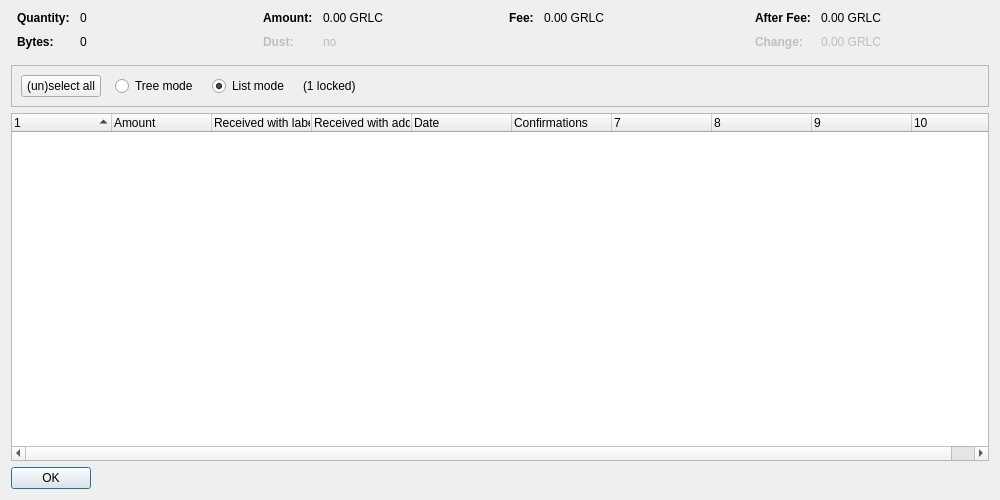
<?xml version="1.0" encoding="UTF-8"?>
<ui version="4.0">
 <class>CoinControlDialog</class>
 <widget class="QDialog" name="CoinControlDialog">
  <property name="geometry">
   <rect>
    <x>0</x>
    <y>0</y>
    <width>1000</width>
    <height>500</height>
   </rect>
  </property>
  <property name="windowTitle">
   <string>Coin Selection</string>
  </property>
  <layout class="QVBoxLayout" name="verticalLayout">
   <item>
    <layout class="QHBoxLayout" name="horizontalLayoutTop" stretch="0,0,0,0">
     <property name="topMargin">
      <number>0</number>
     </property>
     <property name="bottomMargin">
      <number>10</number>
     </property>
     <item>
      <layout class="QFormLayout" name="formLayoutCoinControl1">
       <property name="horizontalSpacing">
        <number>10</number>
       </property>
       <property name="verticalSpacing">
        <number>10</number>
       </property>
       <property name="leftMargin">
        <number>6</number>
       </property>
       <property name="rightMargin">
        <number>6</number>
       </property>
       <item row="0" column="0">
        <widget class="QLabel" name="labelCoinControlQuantityText">
         <property name="font">
          <font>
           <weight>75</weight>
           <bold>true</bold>
          </font>
         </property>
         <property name="text">
          <string>Quantity:</string>
         </property>
        </widget>
       </item>
       <item row="0" column="1">
        <widget class="QLabel" name="labelCoinControlQuantity">
         <property name="cursor">
          <cursorShape>IBeamCursor</cursorShape>
         </property>
         <property name="contextMenuPolicy">
          <enum>Qt::ActionsContextMenu</enum>
         </property>
         <property name="text">
          <string notr="true">0</string>
         </property>
         <property name="textInteractionFlags">
          <set>Qt::LinksAccessibleByMouse|Qt::TextSelectableByKeyboard|Qt::TextSelectableByMouse</set>
         </property>
        </widget>
       </item>
       <item row="1" column="0">
        <widget class="QLabel" name="labelCoinControlBytesText">
         <property name="font">
          <font>
           <weight>75</weight>
           <bold>true</bold>
          </font>
         </property>
         <property name="text">
          <string>Bytes:</string>
         </property>
        </widget>
       </item>
       <item row="1" column="1">
        <widget class="QLabel" name="labelCoinControlBytes">
         <property name="cursor">
          <cursorShape>IBeamCursor</cursorShape>
         </property>
         <property name="contextMenuPolicy">
          <enum>Qt::ActionsContextMenu</enum>
         </property>
         <property name="text">
          <string notr="true">0</string>
         </property>
         <property name="textInteractionFlags">
          <set>Qt::LinksAccessibleByMouse|Qt::TextSelectableByKeyboard|Qt::TextSelectableByMouse</set>
         </property>
        </widget>
       </item>
      </layout>
     </item>
     <item>
      <layout class="QFormLayout" name="formLayoutCoinControl2">
       <property name="horizontalSpacing">
        <number>10</number>
       </property>
       <property name="verticalSpacing">
        <number>10</number>
       </property>
       <property name="leftMargin">
        <number>6</number>
       </property>
       <property name="rightMargin">
        <number>6</number>
       </property>
       <item row="0" column="0">
        <widget class="QLabel" name="labelCoinControlAmountText">
         <property name="font">
          <font>
           <weight>75</weight>
           <bold>true</bold>
          </font>
         </property>
         <property name="text">
          <string>Amount:</string>
         </property>
        </widget>
       </item>
       <item row="0" column="1">
        <widget class="QLabel" name="labelCoinControlAmount">
         <property name="cursor">
          <cursorShape>IBeamCursor</cursorShape>
         </property>
         <property name="contextMenuPolicy">
          <enum>Qt::ActionsContextMenu</enum>
         </property>
         <property name="text">
          <string notr="true">0.00 GRLC</string>
         </property>
         <property name="textInteractionFlags">
          <set>Qt::LinksAccessibleByMouse|Qt::TextSelectableByKeyboard|Qt::TextSelectableByMouse</set>
         </property>
        </widget>
       </item>
       <item row="1" column="0">
        <widget class="QLabel" name="labelCoinControlLowOutputText">
         <property name="enabled">
          <bool>false</bool>
         </property>
         <property name="font">
          <font>
           <weight>75</weight>
           <bold>true</bold>
          </font>
         </property>
         <property name="text">
          <string>Dust:</string>
         </property>
        </widget>
       </item>
       <item row="1" column="1">
        <widget class="QLabel" name="labelCoinControlLowOutput">
         <property name="enabled">
          <bool>false</bool>
         </property>
         <property name="cursor">
          <cursorShape>IBeamCursor</cursorShape>
         </property>
         <property name="contextMenuPolicy">
          <enum>Qt::ActionsContextMenu</enum>
         </property>
         <property name="text">
          <string notr="true">no</string>
         </property>
         <property name="textInteractionFlags">
          <set>Qt::LinksAccessibleByMouse|Qt::TextSelectableByKeyboard|Qt::TextSelectableByMouse</set>
         </property>
        </widget>
       </item>
      </layout>
     </item>
     <item>
      <layout class="QFormLayout" name="formLayoutCoinControl3">
       <property name="horizontalSpacing">
        <number>10</number>
       </property>
       <property name="verticalSpacing">
        <number>10</number>
       </property>
       <property name="leftMargin">
        <number>6</number>
       </property>
       <property name="rightMargin">
        <number>6</number>
       </property>
       <item row="0" column="0">
        <widget class="QLabel" name="labelCoinControlFeeText">
         <property name="font">
          <font>
           <weight>75</weight>
           <bold>true</bold>
          </font>
         </property>
         <property name="text">
          <string>Fee:</string>
         </property>
        </widget>
       </item>
       <item row="0" column="1">
        <widget class="QLabel" name="labelCoinControlFee">
         <property name="cursor">
          <cursorShape>IBeamCursor</cursorShape>
         </property>
         <property name="contextMenuPolicy">
          <enum>Qt::ActionsContextMenu</enum>
         </property>
         <property name="text">
          <string notr="true">0.00 GRLC</string>
         </property>
         <property name="textInteractionFlags">
          <set>Qt::LinksAccessibleByMouse|Qt::TextSelectableByKeyboard|Qt::TextSelectableByMouse</set>
         </property>
        </widget>
       </item>
      </layout>
     </item>
     <item>
      <layout class="QFormLayout" name="formLayoutCoinControl4">
       <property name="horizontalSpacing">
        <number>10</number>
       </property>
       <property name="verticalSpacing">
        <number>10</number>
       </property>
       <property name="leftMargin">
        <number>6</number>
       </property>
       <property name="rightMargin">
        <number>6</number>
       </property>
       <item row="0" column="0">
        <widget class="QLabel" name="labelCoinControlAfterFeeText">
         <property name="font">
          <font>
           <weight>75</weight>
           <bold>true</bold>
          </font>
         </property>
         <property name="text">
          <string>After Fee:</string>
         </property>
        </widget>
       </item>
       <item row="0" column="1">
        <widget class="QLabel" name="labelCoinControlAfterFee">
         <property name="cursor">
          <cursorShape>IBeamCursor</cursorShape>
         </property>
         <property name="contextMenuPolicy">
          <enum>Qt::ActionsContextMenu</enum>
         </property>
         <property name="text">
          <string notr="true">0.00 GRLC</string>
         </property>
         <property name="textInteractionFlags">
          <set>Qt::LinksAccessibleByMouse|Qt::TextSelectableByKeyboard|Qt::TextSelectableByMouse</set>
         </property>
        </widget>
       </item>
       <item row="1" column="0">
        <widget class="QLabel" name="labelCoinControlChangeText">
         <property name="enabled">
          <bool>false</bool>
         </property>
         <property name="font">
          <font>
           <weight>75</weight>
           <bold>true</bold>
          </font>
         </property>
         <property name="text">
          <string>Change:</string>
         </property>
        </widget>
       </item>
       <item row="1" column="1">
        <widget class="QLabel" name="labelCoinControlChange">
         <property name="enabled">
          <bool>false</bool>
         </property>
         <property name="cursor">
          <cursorShape>IBeamCursor</cursorShape>
         </property>
         <property name="contextMenuPolicy">
          <enum>Qt::ActionsContextMenu</enum>
         </property>
         <property name="text">
          <string notr="true">0.00 GRLC</string>
         </property>
         <property name="textInteractionFlags">
          <set>Qt::LinksAccessibleByMouse|Qt::TextSelectableByKeyboard|Qt::TextSelectableByMouse</set>
         </property>
        </widget>
       </item>
      </layout>
     </item>
    </layout>
   </item>
   <item>
    <widget class="QFrame" name="frame">
     <property name="minimumSize">
      <size>
       <width>0</width>
       <height>40</height>
      </size>
     </property>
     <property name="frameShape">
      <enum>QFrame::StyledPanel</enum>
     </property>
     <property name="frameShadow">
      <enum>QFrame::Sunken</enum>
     </property>
     <layout class="QHBoxLayout" name="horizontalLayout">
      <item>
       <layout class="QHBoxLayout" name="horizontalLayoutPanel" stretch="0,0,0,0,0">
        <property name="spacing">
         <number>14</number>
        </property>
        <item>
         <widget class="QPushButton" name="pushButtonSelectAll">
          <property name="sizePolicy">
           <sizepolicy hsizetype="Maximum" vsizetype="Fixed">
            <horstretch>0</horstretch>
            <verstretch>0</verstretch>
           </sizepolicy>
          </property>
          <property name="text">
           <string>(un)select all</string>
          </property>
          <property name="autoDefault">
           <bool>false</bool>
          </property>
         </widget>
        </item>
        <item>
         <widget class="QRadioButton" name="radioTreeMode">
          <property name="sizePolicy">
           <sizepolicy hsizetype="Maximum" vsizetype="Fixed">
            <horstretch>0</horstretch>
            <verstretch>0</verstretch>
           </sizepolicy>
          </property>
          <property name="text">
           <string>Tree mode</string>
          </property>
         </widget>
        </item>
        <item>
         <widget class="QRadioButton" name="radioListMode">
          <property name="sizePolicy">
           <sizepolicy hsizetype="Maximum" vsizetype="Fixed">
            <horstretch>0</horstretch>
            <verstretch>0</verstretch>
           </sizepolicy>
          </property>
          <property name="text">
           <string>List mode</string>
          </property>
          <property name="checked">
           <bool>true</bool>
          </property>
         </widget>
        </item>
        <item>
         <widget class="QLabel" name="labelLocked">
          <property name="text">
           <string notr="true">(1 locked)</string>
          </property>
         </widget>
        </item>
        <item>
         <spacer name="horizontalSpacer">
          <property name="orientation">
           <enum>Qt::Horizontal</enum>
          </property>
          <property name="sizeHint" stdset="0">
           <size>
            <width>40</width>
            <height>20</height>
           </size>
          </property>
         </spacer>
        </item>
       </layout>
      </item>
     </layout>
    </widget>
   </item>
   <item>
    <widget class="CoinControlTreeWidget" name="treeWidget">
     <property name="contextMenuPolicy">
      <enum>Qt::CustomContextMenu</enum>
     </property>
     <property name="sortingEnabled">
      <bool>false</bool>
     </property>
     <property name="columnCount">
      <number>10</number>
     </property>
     <attribute name="headerShowSortIndicator" stdset="0">
      <bool>true</bool>
     </attribute>
     <attribute name="headerStretchLastSection">
      <bool>false</bool>
     </attribute>
     <column>
      <property name="text">
       <string/>
      </property>
     </column>
     <column>
      <property name="text">
       <string>Amount</string>
      </property>
     </column>
     <column>
      <property name="text">
       <string>Received with label</string>
      </property>
     </column>
     <column>
      <property name="text">
       <string>Received with address</string>
      </property>
     </column>
     <column>
      <property name="text">
       <string>Date</string>
      </property>
     </column>
     <column>
      <property name="text">
       <string>Confirmations</string>
      </property>
      <property name="toolTip">
       <string>Confirmed</string>
      </property>
     </column>
     <column>
      <property name="text">
       <string/>
      </property>
     </column>
     <column>
      <property name="text">
       <string/>
      </property>
     </column>
     <column>
      <property name="text">
       <string/>
      </property>
     </column>
     <column>
      <property name="text">
       <string/>
      </property>
     </column>
    </widget>
   </item>
   <item>
    <widget class="QDialogButtonBox" name="buttonBox">
     <property name="sizePolicy">
      <sizepolicy hsizetype="Maximum" vsizetype="Fixed">
       <horstretch>0</horstretch>
       <verstretch>0</verstretch>
      </sizepolicy>
     </property>
     <property name="orientation">
      <enum>Qt::Horizontal</enum>
     </property>
     <property name="standardButtons">
      <set>QDialogButtonBox::Ok</set>
     </property>
    </widget>
   </item>
  </layout>
 </widget>
 <customwidgets>
  <customwidget>
   <class>CoinControlTreeWidget</class>
   <extends>QTreeWidget</extends>
   <header>qt/coincontroltreewidget.h</header>
  </customwidget>
 </customwidgets>
 <resources/>
 <connections/>
</ui>
